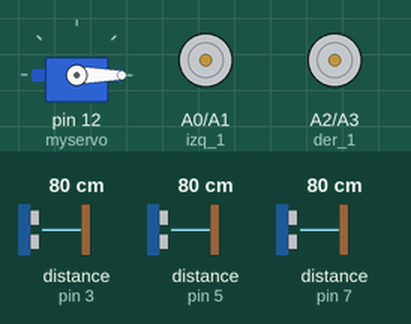
The sketch below on a simulated Arduino Uno, built with avr-gcc and run on an emulated ATmega328P. Shown: servo, motor-driver pin pairs drawn as motors (green arrow = first pin HIGH = forward, orange = second pin HIGH = backward, longer = more drive). Wiring (inferred from the names in the program): 3 × ultrasonic range finder: trigger pin 2, echo pin 3 / trigger pin 4, echo pin 5 / trigger pin 6, echo pin 7. The inputs (shaded band) are chosen by the test bench; at power-on: distance to the obstacle (sensors on pin 3, pin 5, pin 7) 80 cm. The echo pulse lasts 58.3 µs per cm.

Above: at 2.5 s.
4.8 s: distance to the obstacle (sensor on pin 3) set to 19 cm
At 6.7 s:
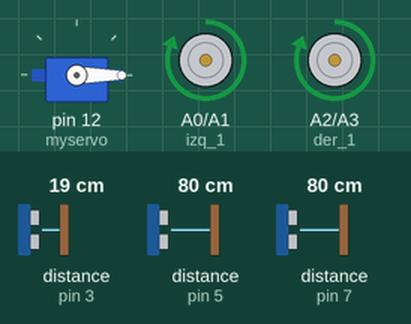
12.1 s: distance to the obstacle (sensor on pin 3) set to 15 cm
At 15.35 s:
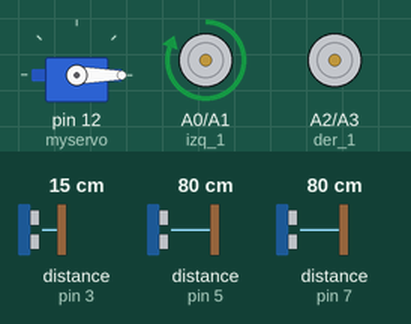
15.6 s: distance to the obstacle (sensor on pin 3) set to 35 cm
At 18.41 s:
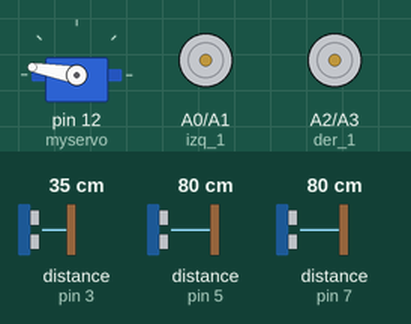
Timing chart, 0 to 25.1 s (numbered marks = the images above; inputs shaded):
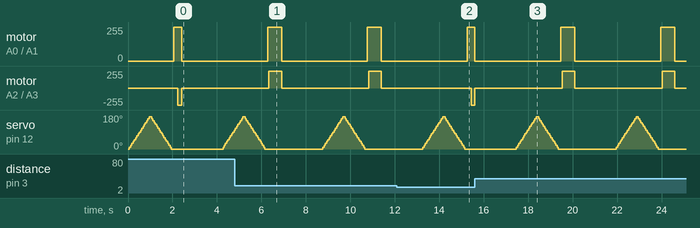

The sketch:

Robot_Final.ino
```cpp
 /* ----------------------------------------------------------
 *  Desarrollado por: Eliseo Chica y Lizeth Melendez
 *  Proyecto Integrador
 *  Corporacion Universitaria UNITEC - 2018

 * NOTA DISTANCIA:
 * Para el cálculo de distancia se utiliza la expresión
 * cinemática: S = V*t, donde:
 * V = velocidad del sonido (343m/s = 0.0343)
 * t = tiempo calculado del pulso enviado (ida y vuelta)
 * S = distancia calculada
 *
 * El cálculo de distancia para cada sensor de encuentra en
 * una función por separado
 * -----------------------------------------------------------
 * NOTA SERVOMOTOR:
 * Se utiliza el pin 12 para controlar el microservo
 * -----------------------------------------------------------
 */

/*--------------------------------------------------------------
INICIO DEL PROGRAMA
--------------------------------------------------------------*/
//Se importan las librerias para com. serial y control de servo
#include <Servo.h>
#include <SoftwareSerial.h>

//Objeto llamado "myservo" para control del servo
Servo myservo;

//Inicialización de variables globales
int pos=0,i=0;
float promedio=0;
int cont,jugar=0,anterior=0,robot_Unitec=0;
int delayy = 570, delayy2=560, deel = 170,acomode = 60, limite=15;

//Variables para asignación de pines de los sensores
int trig_i=2, echo_i=3;
int trig_f=6, echo_f=7;
int trig_d=4, echo_d=5;

//Variables para cálculo de distancia
long  time_i,time_f,time_d;
float dist_i,dist_f,dist_d;
float prom_i,prom_f,prom_d;
float izq, frontal, der;
int f=0;

//Variables para control de motores
int der_1=A2,der_2=A3;
int izq_1=A0,izq_2=A1;
int d1,d2,i1,i2;

//Vectores sensor frontal
float front[45];
float posi[45];
float barrido[17];
int x=0,y=0,z=0,promediototal=0;
float izquierda = 0,derecha=0,frente=0;

/*
--------------------------------------------------------------
CONFIGURACIÓN DE ENTRADAS Y SALIDAS
--------------------------------------------------------------
*/
void setup() {

  //Pin D12 para control
  myservo.attach(12);

  //Config. de ins-outs
  pinMode(trig_i,OUTPUT);
  pinMode(trig_d,OUTPUT);
  pinMode(trig_f,OUTPUT);
  pinMode(echo_i,INPUT);
  pinMode(echo_d,INPUT);
  pinMode(echo_f,INPUT);
}


/*
--------------------------------------------------------------
CÓDIGO PRINCIPAL
--------------------------------------------------------------
*/
void loop() {
decision();
action();
conversorlogico();
TomaDecision();
andar();
anterior=der;
//Tiempo para cuadrar la pos. del robot
delay(1500);
}


/*
--------------------------------------------------------------
LECTURA DE SENSOR DERECHO
--------------------------------------------------------------
*/
void sen_der(){
  digitalWrite(trig_i,LOW);
  digitalWrite(trig_f,LOW);

  //Para asegurar un pulso limpio se pone 4us en LOW el trigger
  digitalWrite(trig_d,LOW);
  delayMicroseconds(4);
  //Se lanza pulso para activar el sensor
  digitalWrite(trig_d,HIGH);
  delayMicroseconds(10);
  digitalWrite(trig_d,LOW);

  time_d = (pulseIn(echo_d,HIGH)/2);
  dist_d = float(time_d*0.0343);

  //Toma 20 valores y hace un filtro promedio
  for (i=0;i<20;i++){prom_d = prom_d+dist_d;}
  prom_d = (prom_d/20);
  der = prom_d;
}
/*
--------------------------------------------------------------
 SENSOR IZQUIERDO
--------------------------------------------------------------
*/
void sen_izq(){
  digitalWrite(trig_d,LOW);
  digitalWrite(trig_f,LOW);

  //Para asegurar un pulso limpio se pone 4us en LOW el trigger
  digitalWrite(trig_i,LOW);
  delayMicroseconds(4);
  //Se lanza pulso para activar el sensor
  digitalWrite(trig_i,HIGH);
  delayMicroseconds(10);
  digitalWrite(trig_i,LOW);

  time_i = (pulseIn(echo_i,HIGH)/2);
  dist_i = float(time_i*0.0343);

  //Toma 20 valores y hace un filtro promedio
  for (i=0;i<20;i++){prom_i = prom_i+dist_i;}
  prom_i = (prom_i/20);
  izq = prom_i;
}
/*
--------------------------------------------------------------
SENSOR FRONTAL
--------------------------------------------------------------
*/
void sen_front(){
  digitalWrite(trig_i,LOW);
  digitalWrite(trig_d,LOW);

  //Para asegurar un pulso limpio se pone 4us en LOW el trigger
  digitalWrite(trig_f,LOW);
  delayMicroseconds(4);
  //Se lanza pulso para activar el sensor
  digitalWrite(trig_f,HIGH);
  delayMicroseconds(10);
  digitalWrite(trig_f,LOW);

  time_f = (pulseIn(echo_f,HIGH)/2);
  dist_f = float(time_f*0.0343);

  //Toma 20 valores y hace un filtro promedio
  for (i=0;i<20;i++){prom_f = prom_f+dist_f;}
  prom_f = (prom_f/20);
  frontal = prom_f;
  return frontal;
}
/*
--------------------------------------------------------------
RUTINA DE SENSADO CON SERVO Y ENVÍO DE DATOS
--------------------------------------------------------------
*/
void decision(){
  myservo.write(0);
  sen_der();
  sen_izq();
  pos=0;
  myservo.write(pos);
  delay(50);
  cont = 1;

  for (int i=0;i<36;i++){
    sen_front();
    front[i] = frontal;


    if(cont==1){
      posi[i] = pos;
      pos+=10;
      myservo.write(pos);
    }

    if(pos==180){cont=2;}

    if(cont==2){
      posi[i]=pos;
      pos-=10;
      myservo.write(pos);
    }
    delay(50);
  }
}
/*
--------------------------------------------------------------
ASIGNACIÓN DE VALORES DE IZQ-DER-FRONT SEGÚN RANGO DE 180°
--------------------------------------------------------------
*/
void action(){

  for (jugar =0; jugar <36; jugar++){
   /*----------------------------------------------------------
    *Valores de ángulo entre 0° y 50°
    --------------------------------------------------------/
   */
  if(posi[jugar]>=0 && posi[jugar]<=50){
    if(x==6){
      z=x-1;
      cont=0;
      promediototal=0;
      if(posi[jugar]==0){
          x=0;
        }
      for(y=31;y<36;y++){
        if(front[y]>=(barrido[z]-2) && front[y]<=(barrido[z]+2)){
          cont++;
          promediototal=promediototal+front[y];
        }
        z--;
        derecha=(promediototal/cont);
      }
    }else{
      for(x=1; x<6; x++){
        barrido[x] = front[x];
      }
    }
  }
   /*----------------------------------------------------------
    *Valores de ángulo entre 60° y 110°
    --------------------------------------------------------/
    }*/
  else if(posi[jugar]>=60 && posi[jugar]<=110){
    if(x==12){
      z=x-1;
      cont=0;
      promediototal=0;
      if(posi[jugar]==60){
          x=6;
        }
      for(y=25;y<31;y++){
        if(front[y]>=(barrido[z]-2) && front[y]<=(barrido[z]+2)){
        cont++;
        promediototal=promediototal+front[y];
        }
        z--;
        frente=(promediototal/cont);
      }
    }else{
      for(x=6; x<12; x++){
      barrido[x] = front[x];
      }
    }
  }
   /*----------------------------------------------------------
    *Valores de ángulo entre 120° y 170°
    --------------------------------------------------------/
    }*/
    else if(posi[jugar]>=120 && posi[jugar]<=170){
      if(x==18){
        z=x-1;
        cont=0;
        promediototal=0;
        if(posi[jugar]==120){
          x=12;
        }
        for(y=19;y<25;y++){
          if(front[y]>=(barrido[z]-2) && front[y]<=(barrido[z]+2)){
            cont++;
            promediototal=promediototal+front[y];
          }
          z--;
          izquierda=(promediototal/cont);

        }
      }else{
        for(x=12; x<18; x++){
          barrido[x] = front[x];
        }
      }
    }else{
        x=18;
    }
  }
}
/*
--------------------------------------------------------------
CONVERSIÓN LÓGICA SEGÚN VALOR SENSADO
--------------------------------------------------------------
*/
void conversorlogico(){
  if(izquierda>=0 && izquierda<=limite){
    izquierda=0;
  }else{
    izquierda=1;
  }

  if(izq>=0 && izq<=20){
    izq=0;
  }else{
    izq=1;
  }
  if(der>=0 && der<=20){
    der=0;
  }else{
    der=1;
  }

  if(frente>=0 && frente<=limite){
    frente=0;
  }else{
    frente=1;
  }
    if(derecha>=0 && derecha<17){
    derecha=0;
  }else{
    derecha=1;
  }
}
/*
--------------------------------------------------------------
RUTINAS DE MOTORES
--------------------------------------------------------------
*/
void Derecha(){
  robot_Unitec=0;
  analogWrite(izq_1,1023);
  analogWrite(izq_2,0);
  delay(deel);
  analogWrite(der_1,0);
  analogWrite(der_2,1023);
  delay(deel);
}
void Izquierda(){
  robot_Unitec=0;
  analogWrite(der_1,1023);
  analogWrite(der_2,0);
  delay(deel);
  analogWrite(izq_1,0);
  analogWrite(izq_2,1023);
  delay(deel);
}
void Adelante(){
  robot_Unitec=1;
  analogWrite(izq_1,1023);
  analogWrite(izq_2,0);
  delay(acomode);
  analogWrite(der_1,1023);
  analogWrite(der_2,0);
  analogWrite(izq_1,1023);
  analogWrite(izq_2,0);
  delay(delayy);
}
/*
--------------------------------------------------------------
RUTINA PARA TOMAR DECISIONES
Cabe resaltar que el robot tiene como prioridad la derecha
-0 es detección de pared y
-1 es espacio libre
--------------------------------------------------------------
*/
void TomaDecision(){
  if(der==0 && frente==0 && izq==0 && anterior==0){
    robot_Unitec=0;
    analogWrite(izq_1,1023);
    analogWrite(izq_2,0);
    delay(140);
    analogWrite(der_1,0);
    analogWrite(der_2,1023);
    delay(140);
  }else if(der==0 && frente==0 && izq==0 && anterior==1){
    Derecha();
  }else if(der==0 && frente==0 && izq==1 && anterior==0){
    Izquierda();
  }else if(der==0 && frente==0 && izq==1 && anterior==1){
    Izquierda();
  }else if(der==0 && frente==1 && izq==0 && anterior==0){
    Adelante();
  }else if(der==0 && frente==1 && izq==0 && anterior==1){
    Adelante();
  }else if(der==0 && frente==1 && izq==1 && anterior==0){
    Adelante();
  }else if(der==0 && frente==1 && izq==1 && anterior==1){
    Adelante();
  }else if(der==1 && frente==0 && izq==0 && anterior==0){
    Derecha();
  }else if(der==1 && frente==0 && izq==0 && anterior==1){
    Derecha();
  }else if(der==1 && frente==0 && izq==1 && anterior==0){
    Derecha();
  }else if(der==1 && frente==0 && izq==1 && anterior==1){
    Derecha();
  }
  else if(der==1 && frente==1 && izq==0 && anterior==0){
    Derecha();
  }
  else if(der==1 && frente==1 && izq==0 && anterior==1 && robot_Unitec==1){
    Derecha();
  }
  else if(der==1 && frente==1 && izq==0 && anterior==1 && robot_Unitec==0){
    Adelante();
  }
  else if(der==1 && frente==1 && izq==1 && anterior==0){
    Derecha();
  }
  else if(der==1 && frente==1 && izq==1 && anterior==1){
    Adelante();
  }
}
/*
--------------------------------------------------------------
RUTINA PARA DETENER MOTORES
--------------------------------------------------------------
*/
void andar(){
  analogWrite(der_1,0);
  analogWrite(der_2,0);
  analogWrite(izq_1,0);
  analogWrite(izq_2,0);
  delay(300);
}
```

Measured:
- the behaviour switches between 17 and 16 cm on distance to the obstacle (sensor on pin 3) (found by bisection; images 1 and 2)
- by itself, motor on A0 (izq_1) / A1 (izq_2): alternates forward 255/255 for 0.63 s and stopped for 3.9 s
- by itself, motor on A2 (der_1) / A3 (der_2): alternates forward 255/255 for 0.57 s and stopped for 3.9 s
